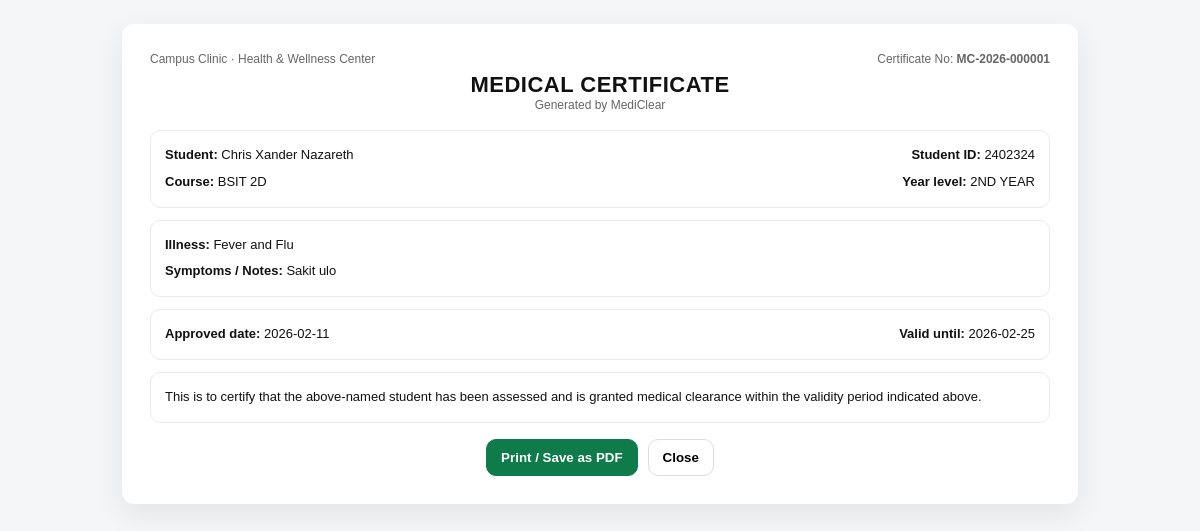
/certificate.php?request_id=1 (signed in), run on the app's committed database.
### tables this page shows
CREATE TABLE `medical_requests` (
  `id` bigint(20) UNSIGNED NOT NULL,
  `student_user_id` bigint(20) UNSIGNED NOT NULL,
  `illness` varchar(120) NOT NULL,
  `symptoms` text NOT NULL,
  `illness_date` date NOT NULL,
  `contact_number` varchar(30) DEFAULT NULL,
  `additional_notes` text DEFAULT NULL,
  `status` enum('Pending','Approved','Rejected') NOT NULL DEFAULT 'Pending',
  `submitted_date` date NOT NULL,
  `approved_date` date DEFAULT NULL,
  `rejected_date` date DEFAULT NULL,
  `valid_until` date DEFAULT NULL,
  `rejection_reason` text DEFAULT NULL,
  `reviewed_by` bigint(20) UNSIGNED DEFAULT NULL,
  `created_at` timestamp NOT NULL DEFAULT current_timestamp(),
  `updated_at` timestamp NOT NULL DEFAULT current_timestamp() ON UPDATE current_timestamp()
);

CREATE TABLE `users` (
  `id` bigint(20) UNSIGNED NOT NULL,
  `user_code` varchar(50) NOT NULL,
  `role` enum('student','clinic') NOT NULL,
  `full_name` varchar(150) NOT NULL,
  `email` varchar(190) DEFAULT NULL,
  `date_of_birth` date DEFAULT NULL,
  `course` varchar(120) DEFAULT NULL,
  `year_level` varchar(50) DEFAULT NULL,
  `password_hash` varchar(255) NOT NULL,
  `created_at` timestamp NOT NULL DEFAULT current_timestamp(),
  `updated_at` timestamp NOT NULL DEFAULT current_timestamp() ON UPDATE current_timestamp()
);

### certificate.php (the view, shortened to what this page needs)
<?php
$request_id = (int)($_GET['request_id'] ?? 0);
try {
    $conn = db();
    $stmt = $conn->prepare(
        'SELECT
            mr.id,
            mr.status,
            mr.illness,
            mr.symptoms,
            mr.illness_date,
            mr.submitted_date,
            mr.approved_date,
            mr.valid_until,
            u.id AS student_pk,
            u.user_code AS student_id,
            u.full_name AS student_name,
            u.course AS student_course,
            u.year_level AS student_year_level
         FROM medical_requests mr
         JOIN users u ON u.id = mr.student_user_id
         WHERE mr.id = ?
         LIMIT 1'
    );
    $stmt->bind_param('i', $request_id);
    $stmt->execute();
    $req = $stmt->get_result()->fetch_assoc();
    $year = date('Y');
    $cert_code = null;
    $stmt = $conn->prepare('SELECT certificate_code FROM medical_certificates WHERE request_id = ? LIMIT 1');
    $stmt->bind_param('i', $request_id);
    $stmt->execute();
    $row = $stmt->get_result()->fetch_assoc();
    if ($row && !empty($row['certificate_code'])) {
        $cert_code = (string)$row['certificate_code'];
    } else {
        $cert_code = 'MC-' . $year . '-' . str_pad((string)$request_id, 6, '0', STR_PAD_LEFT);
    }
    $student_name = (string)($req['student_name'] ?? '');
    $student_id = (string)($req['student_id'] ?? '');
    $course = (string)($req['student_course'] ?? '');
    $year_level = (string)($req['student_year_level'] ?? '');
    $illness = (string)($req['illness'] ?? '');
    $symptoms = (string)($req['symptoms'] ?? '');
    $approved_date = (string)($req['approved_date'] ?? '');
    $valid_until = (string)($req['valid_until'] ?? '');
} catch (Throwable $e) {
    error_log((string)$e);
    http_response_code(500);
    exit('Server error');
}
?>
<!DOCTYPE html>
<html lang="en">
<head>
</head>
<body>
    <div class="sheet">
        <div class="row">
            <div class="muted">Campus Clinic · Health & Wellness Center</div>
            <div class="muted">Certificate No: <span class="k"><?php echo htmlspecialchars($cert_code, ENT_QUOTES, 'UTF-8'); ?></span></div>
        </div>
        <div class="title">
            <h1>MEDICAL CERTIFICATE</h1>
            <div class="muted">Generated by MediClear</div>
        </div>
        <div class="box meta">
            <div class="row">
                <div><span class="k">Student:</span> <?php echo htmlspecialchars($student_name, ENT_QUOTES, 'UTF-8'); ?></div>
                <div><span class="k">Student ID:</span> <?php echo htmlspecialchars($student_id, ENT_QUOTES, 'UTF-8'); ?></div>
            </div>
            <div class="row" style="margin-top:6px;">
                <div><span class="k">Course:</span> <?php echo htmlspecialchars($course !== '' ? $course : '—', ENT_QUOTES, 'UTF-8'); ?></div>
                <div><span class="k">Year level:</span> <?php echo htmlspecialchars($year_level !== '' ? $year_level : '—', ENT_QUOTES, 'UTF-8'); ?></div>
            </div>
        </div>
        <div class="box meta">
            <div><span class="k">Illness:</span> <?php echo htmlspecialchars($illness, ENT_QUOTES, 'UTF-8'); ?></div>
            <div style="margin-top:6px;"><span class="k">Symptoms / Notes:</span> <?php echo nl2br(htmlspecialchars($symptoms, ENT_QUOTES, 'UTF-8')); ?></div>
        </div>
        <div class="box meta">
            <div class="row">
                <div><span class="k">Approved date:</span> <?php echo htmlspecialchars($approved_date, ENT_QUOTES, 'UTF-8'); ?></div>
                <div><span class="k">Valid until:</span> <?php echo htmlspecialchars($valid_until, ENT_QUOTES, 'UTF-8'); ?></div>
            </div>
        </div>
        <div class="box meta">
            This is to certify that the above-named student has been assessed and is granted medical clearance
            within the validity period indicated above.
        </div>
        <div class="actions">
            <button class="btn btn-primary" onclick="window.print()">Print / Save as PDF</button>
            <button class="btn" onclick="window.close()">Close</button>
        </div>
    </div>
</body>
</html>

### certificate.php (style rules this page uses)
body { font-family: Arial, sans-serif; background:#f5f6f7; margin:0; padding:24px; color:#111; }
.sheet { max-width: 900px; margin: 0 auto; background:#fff; border-radius: 12px; padding: 28px; box-shadow: 0 10px 30px rgba(0,0,0,0.08); }
.row { display:flex; justify-content:space-between; gap:16px; flex-wrap:wrap; }
.title { text-align:center; margin: 6px 0 18px; }
.title h1 { margin:0; font-size: 22px; letter-spacing: 0.5px; }
.muted { color:#666; font-size: 12px; }
.meta { font-size: 13px; line-height: 1.6; }
.box { border: 1px solid #e8eaee; border-radius: 10px; padding: 14px; margin-top: 12px; }
.k { font-weight: 700; }
.actions { display:flex; justify-content:center; gap:10px; margin-top: 16px; }
.btn { border: 1px solid #ddd; background:#fff; padding: 10px 14px; border-radius: 10px; cursor:pointer; font-weight:700; }
.btn-primary { background:#0f7a4a; color:#fff; border-color:#0f7a4a; }

### data on the page
medical_requests: student_user.full_name "Chris Xander Nazareth", student_user.user_code "2402324", student_user.course "BSIT 2D", student_user.year_level "2ND YEAR", illness "Fever and Flu", symptoms "Sakit ulo", approved_date "2026-02-11", valid_until "2026-02-25"

### other printed values
$cert_code "MC-2026-000001"
